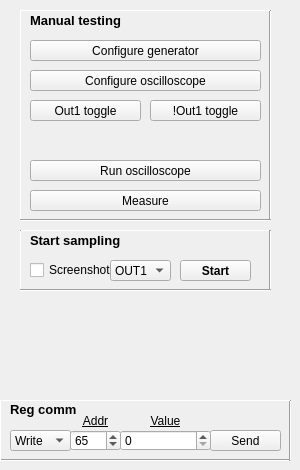
      <widget class="QWidget" name="tab">
       <attribute name="title">
        <string>Manual testing</string>
       </attribute>
       <widget class="QWidget" name="widget_23" native="true">
        <property name="geometry">
         <rect>
          <x>20</x>
          <y>230</y>
          <width>251</width>
          <height>61</height>
         </rect>
        </property>
        <widget class="Line" name="line_28">
         <property name="geometry">
          <rect>
           <x>0</x>
           <y>-10</y>
           <width>251</width>
           <height>21</height>
          </rect>
         </property>
         <property name="orientation">
          <enum>Qt::Horizontal</enum>
         </property>
        </widget>
        <widget class="QLabel" name="label_10">
         <property name="geometry">
          <rect>
           <x>10</x>
           <y>0</y>
           <width>101</width>
           <height>21</height>
          </rect>
         </property>
         <property name="font">
          <font>
           <pointsize>10</pointsize>
           <weight>75</weight>
           <bold>true</bold>
          </font>
         </property>
         <property name="text">
          <string>Start sampling</string>
         </property>
         <property name="textFormat">
          <enum>Qt::AutoText</enum>
         </property>
         <property name="wordWrap">
          <bool>false</bool>
         </property>
        </widget>
        <widget class="Line" name="line_29">
         <property name="geometry">
          <rect>
           <x>-10</x>
           <y>0</y>
           <width>20</width>
           <height>61</height>
          </rect>
         </property>
         <property name="orientation">
          <enum>Qt::Vertical</enum>
         </property>
        </widget>
        <widget class="Line" name="line_30">
         <property name="geometry">
          <rect>
           <x>240</x>
           <y>0</y>
           <width>20</width>
           <height>61</height>
          </rect>
         </property>
         <property name="orientation">
          <enum>Qt::Vertical</enum>
         </property>
        </widget>
        <widget class="QPushButton" name="start_butt">
         <property name="geometry">
          <rect>
           <x>160</x>
           <y>30</y>
           <width>71</width>
           <height>21</height>
          </rect>
         </property>
         <property name="font">
          <font>
           <weight>75</weight>
           <bold>true</bold>
          </font>
         </property>
         <property name="text">
          <string>Start</string>
         </property>
        </widget>
        <widget class="QCheckBox" name="isScreenshotable">
         <property name="geometry">
          <rect>
           <x>10</x>
           <y>30</y>
           <width>131</width>
           <height>20</height>
          </rect>
         </property>
         <property name="text">
          <string>Screenshot</string>
         </property>
        </widget>
        <widget class="Line" name="line_31">
         <property name="geometry">
          <rect>
           <x>0</x>
           <y>150</y>
           <width>251</width>
           <height>21</height>
          </rect>
         </property>
         <property name="orientation">
          <enum>Qt::Horizontal</enum>
         </property>
        </widget>
        <widget class="QComboBox" name="comboBox_using_out">
         <property name="geometry">
          <rect>
           <x>90</x>
           <y>30</y>
           <width>61</width>
           <height>21</height>
          </rect>
         </property>
         <item>
          <property name="text">
           <string>OUT1</string>
          </property>
         </item>
         <item>
          <property name="text">
           <string>!OUT1</string>
          </property>
         </item>
        </widget>
        <widget class="Line" name="line_46">
         <property name="geometry">
          <rect>
           <x>0</x>
           <y>50</y>
           <width>251</width>
           <height>21</height>
          </rect>
         </property>
         <property name="orientation">
          <enum>Qt::Horizontal</enum>
         </property>
        </widget>
       </widget>
       <widget class="QWidget" name="widget_38" native="true">
        <property name="geometry">
         <rect>
          <x>20</x>
          <y>10</y>
          <width>251</width>
          <height>211</height>
         </rect>
        </property>
        <widget class="QLabel" name="label_35">
         <property name="geometry">
          <rect>
           <x>10</x>
           <y>0</y>
           <width>101</width>
           <height>21</height>
          </rect>
         </property>
         <property name="font">
          <font>
           <pointsize>10</pointsize>
           <weight>75</weight>
           <bold>true</bold>
          </font>
         </property>
         <property name="text">
          <string>Manual testing</string>
         </property>
         <property name="textFormat">
          <enum>Qt::AutoText</enum>
         </property>
         <property name="wordWrap">
          <bool>false</bool>
         </property>
        </widget>
        <widget class="QPushButton" name="measure_butt">
         <property name="geometry">
          <rect>
           <x>10</x>
           <y>180</y>
           <width>231</width>
           <height>21</height>
          </rect>
         </property>
         <property name="text">
          <string>Measure</string>
         </property>
        </widget>
        <widget class="QPushButton" name="gen_out_butt">
         <property name="geometry">
          <rect>
           <x>10</x>
           <y>90</y>
           <width>111</width>
           <height>21</height>
          </rect>
         </property>
         <property name="text">
          <string>Out1 toggle</string>
         </property>
        </widget>
        <widget class="QPushButton" name="gen_config_butt">
         <property name="geometry">
          <rect>
           <x>10</x>
           <y>30</y>
           <width>231</width>
           <height>21</height>
          </rect>
         </property>
         <property name="text">
          <string>Configure generator</string>
         </property>
        </widget>
        <widget class="Line" name="line_47">
         <property name="geometry">
          <rect>
           <x>240</x>
           <y>0</y>
           <width>20</width>
           <height>211</height>
          </rect>
         </property>
         <property name="orientation">
          <enum>Qt::Vertical</enum>
         </property>
        </widget>
        <widget class="Line" name="line_62">
         <property name="geometry">
          <rect>
           <x>-10</x>
           <y>0</y>
           <width>20</width>
           <height>211</height>
          </rect>
         </property>
         <property name="orientation">
          <enum>Qt::Vertical</enum>
         </property>
        </widget>
        <widget class="Line" name="line_63">
         <property name="geometry">
          <rect>
           <x>0</x>
           <y>200</y>
           <width>251</width>
           <height>21</height>
          </rect>
         </property>
         <property name="orientation">
          <enum>Qt::Horizontal</enum>
         </property>
        </widget>
        <widget class="Line" name="line_49">
         <property name="geometry">
          <rect>
           <x>0</x>
           <y>-10</y>
           <width>251</width>
           <height>21</height>
          </rect>
         </property>
         <property name="orientation">
          <enum>Qt::Horizontal</enum>
         </property>
        </widget>
        <widget class="QPushButton" name="gen_not_out_butt">
         <property name="geometry">
          <rect>
           <x>130</x>
           <y>90</y>
           <width>111</width>
           <height>21</height>
          </rect>
         </property>
         <property name="text">
          <string>!Out1 toggle</string>
         </property>
        </widget>
        <widget class="QPushButton" name="osc_config_butt">
         <property name="geometry">
          <rect>
           <x>10</x>
           <y>60</y>
           <width>231</width>
           <height>21</height>
          </rect>
         </property>
         <property name="text">
          <string>Configure oscilloscope</string>
         </property>
        </widget>
        <widget class="QPushButton" name="osc_run_butt">
         <property name="geometry">
          <rect>
           <x>10</x>
           <y>150</y>
           <width>231</width>
           <height>21</height>
          </rect>
         </property>
         <property name="text">
          <string>Run oscilloscope</string>
         </property>
        </widget>
       </widget>
       <widget class="QWidget" name="widget_40" native="true">
        <property name="geometry">
         <rect>
          <x>0</x>
          <y>400</y>
          <width>291</width>
          <height>61</height>
         </rect>
        </property>
        <widget class="Line" name="line_53">
         <property name="geometry">
          <rect>
           <x>0</x>
           <y>50</y>
           <width>291</width>
           <height>21</height>
          </rect>
         </property>
         <property name="orientation">
          <enum>Qt::Horizontal</enum>
         </property>
        </widget>
        <widget class="Line" name="line_55">
         <property name="geometry">
          <rect>
           <x>280</x>
           <y>0</y>
           <width>20</width>
           <height>61</height>
          </rect>
         </property>
         <property name="orientation">
          <enum>Qt::Vertical</enum>
         </property>
        </widget>
        <widget class="Line" name="line_56">
         <property name="geometry">
          <rect>
           <x>-10</x>
           <y>0</y>
           <width>20</width>
           <height>61</height>
          </rect>
         </property>
         <property name="orientation">
          <enum>Qt::Vertical</enum>
         </property>
        </widget>
        <widget class="QSpinBox" name="spinBox_reg_addr">
         <property name="geometry">
          <rect>
           <x>70</x>
           <y>30</y>
           <width>51</width>
           <height>21</height>
          </rect>
         </property>
         <property name="maximum">
          <number>125</number>
         </property>
         <property name="value">
          <number>65</number>
         </property>
         <property name="displayIntegerBase">
          <number>10</number>
         </property>
        </widget>
        <widget class="QPushButton" name="command_send_butt_2">
         <property name="geometry">
          <rect>
           <x>210</x>
           <y>30</y>
           <width>71</width>
           <height>21</height>
          </rect>
         </property>
         <property name="text">
          <string>Send</string>
         </property>
        </widget>
        <widget class="QComboBox" name="comboBox_read_write">
         <property name="geometry">
          <rect>
           <x>10</x>
           <y>30</y>
           <width>61</width>
           <height>21</height>
          </rect>
         </property>
         <item>
          <property name="text">
           <string>Write</string>
          </property>
         </item>
         <item>
          <property name="text">
           <string>Read</string>
          </property>
         </item>
        </widget>
        <widget class="QSpinBox" name="spinBox_reg_value">
         <property name="geometry">
          <rect>
           <x>120</x>
           <y>30</y>
           <width>91</width>
           <height>21</height>
          </rect>
         </property>
         <property name="maximum">
          <number>255</number>
         </property>
         <property name="value">
          <number>0</number>
         </property>
         <property name="displayIntegerBase">
          <number>2</number>
         </property>
        </widget>
        <widget class="Line" name="line_57">
         <property name="geometry">
          <rect>
           <x>0</x>
           <y>-10</y>
           <width>291</width>
           <height>21</height>
          </rect>
         </property>
         <property name="orientation">
          <enum>Qt::Horizontal</enum>
         </property>
        </widget>
        <widget class="QLabel" name="label_49">
         <property name="geometry">
          <rect>
           <x>120</x>
           <y>10</y>
           <width>91</width>
           <height>21</height>
          </rect>
         </property>
         <property name="font">
          <font>
           <weight>50</weight>
           <bold>false</bold>
           <underline>true</underline>
          </font>
         </property>
         <property name="text">
          <string>Value</string>
         </property>
         <property name="alignment">
          <set>Qt::AlignCenter</set>
         </property>
        </widget>
        <widget class="QLabel" name="label_50">
         <property name="geometry">
          <rect>
           <x>70</x>
           <y>10</y>
           <width>51</width>
           <height>21</height>
          </rect>
         </property>
         <property name="font">
          <font>
           <weight>50</weight>
           <bold>false</bold>
           <underline>true</underline>
          </font>
         </property>
         <property name="text">
          <string>Addr</string>
         </property>
         <property name="alignment">
          <set>Qt::AlignCenter</set>
         </property>
        </widget>
        <widget class="QLabel" name="label_51">
         <property name="geometry">
          <rect>
           <x>10</x>
           <y>-1</y>
           <width>101</width>
           <height>20</height>
          </rect>
         </property>
         <property name="font">
          <font>
           <pointsize>10</pointsize>
           <weight>75</weight>
           <bold>true</bold>
          </font>
         </property>
         <property name="text">
          <string>Reg comm</string>
         </property>
         <property name="textFormat">
          <enum>Qt::AutoText</enum>
         </property>
         <property name="wordWrap">
          <bool>false</bool>
         </property>
        </widget>
       </widget>
      </widget>
